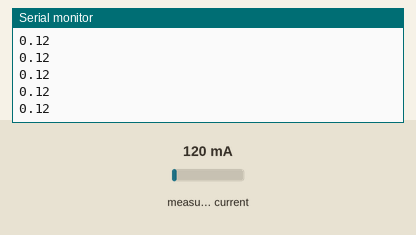
The sketch below on a simulated Arduino Uno, built with avr-gcc and run on an emulated ATmega328P. Shown: the last lines printed to the serial monitor. Inputs (shaded band) come from the test bench; at power-on: measured current 120 mA.

Above: at 1.2 s.
1.3 s: measured current set to 40 mA
At 1.57 s:
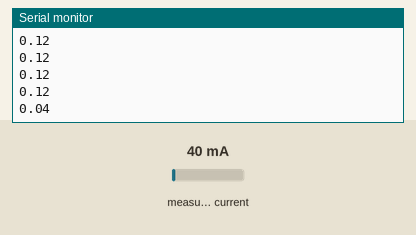
2.8 s: measured current set to 500 mA
At 2.82 s:
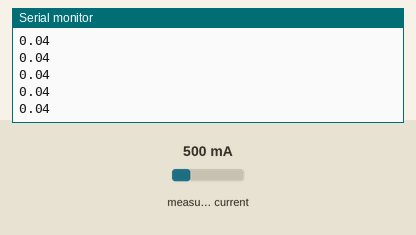
Timing chart, 0 to 5.8 s (numbered marks = the images above; inputs shaded):
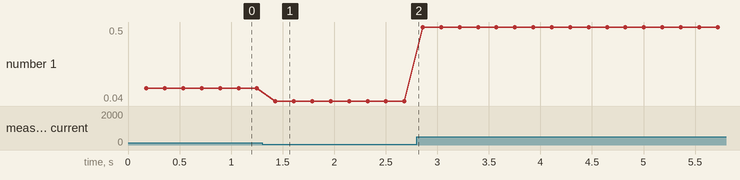

The sketch:

emonLibExample.ino
```cpp
#include "EmonLib.h"
EnergyMonitor emon1;
void setup()
{
  Serial.begin(9600);

  emon1.current(1, 11.1);             // Current: input pin, calibration.
}

void loop()
{
  double Irms = emon1.calcIrms(1480);  // Calculate Irms only
  Serial.println(Irms);             // Irms
}
```

Measured:
- after the input at 1.3 s, the serial monitor: prints a new line after 0.13 s (image 1)
- plotted number 1: 0.12 → 0.04 after the input at 1.3 s, 0.04 → 0.5 after the input at 2.8 s
